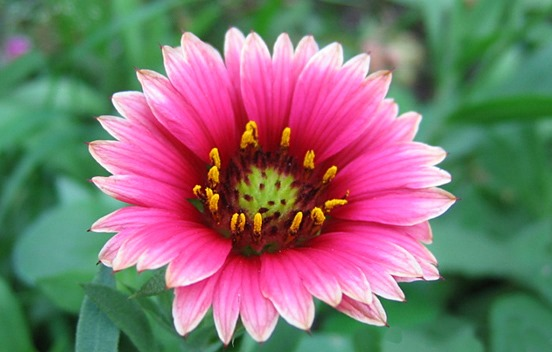
#> input picture input.jpg, 552 x 352 px
$ jupyter execute --allow-errors ic.ipynb
#> lines starting #> are read from the running program, lines starting #| are printed output that depends on the picture
[cell 1]
import cv2
import heapq
from collections import Counter
import matplotlib.pyplot as plt

# Read image in grayscale
image = cv2.imread("input.jpg", cv2.IMREAD_GRAYSCALE)
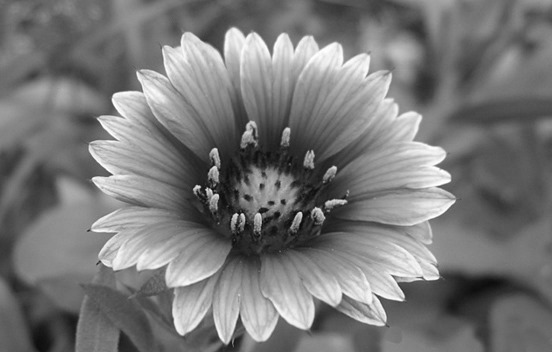
#> image: shape (352, 552); min 8, max 255, mean 119.3

# Check whether image was loaded
if image is None:
    print("Error: Image not found.")
else:
    # Flatten image into 1D array
    pixels = image.flatten()

    # Calculate frequency of each pixel intensity
    frequency = Counter(pixels)
#> frequency = 248 items

    # Node for Huffman tree
    class Node:
        def __init__(self, symbol=None, freq=0, left=None, right=None):
            self.symbol = symbol
            self.freq = freq
            self.left = left
            self.right = right

        def __lt__(self, other):
            return self.freq < other.freq

    # Create priority queue
    heap = []

    for symbol, freq in frequency.items():
        heapq.heappush(heap, Node(symbol, freq))
#> this loop made 248 passes
#> (symbol, freq) on passes 1 to 3: (107, 1966), (106, 1953), (104, 2005)

    # Build Huffman tree
    while len(heap) > 1:
        left = heapq.heappop(heap)
        right = heapq.heappop(heap)

        merged = Node(
            freq=left.freq + right.freq,
            left=left,
            right=right
        )

        heapq.heappush(heap, merged)
#> this loop made 247 passes

    root = heap[0]

    # Generate Huffman codes
    huffman_codes = {}

    def generate_codes(node, code=""):
        if node is None:
            return

        if node.symbol is not None:
            huffman_codes[node.symbol] = code if code else "0"
            return

        generate_codes(node.left, code + "0")
        generate_codes(node.right, code + "1")

    generate_codes(root)

    # Encode image
    encoded_data = "".join(
        huffman_codes[pixel] for pixel in pixels
    )

    # Calculate sizes
    original_bits = len(pixels) * 8
#> original_bits = 1554432
    compressed_bits = len(encoded_data)
#> compressed_bits = 1468439

    compression_ratio = original_bits / compressed_bits
#> compression_ratio = 1.06
    compression_percentage = (
        1 - compressed_bits / original_bits
    ) * 100
#> compression_percentage = 5.53

    print("Original Image Size   :", original_bits, "bits")
#| Original Image Size   : 1554432 bits
    print("Compressed Image Size :", compressed_bits, "bits")
#| Compressed Image Size : 1468439 bits
    print("Compression Ratio     :", round(compression_ratio, 2))
#| Compression Ratio     : 1.06
    print("Compression Percentage:", round(compression_percentage, 2), "%")
#| Compression Percentage: 5.53 %

    # Display image
    plt.figure(figsize=(6, 6))
    plt.imshow(image, cmap="gray")
    plt.title("Original Grayscale Image")
    plt.axis("off")
    plt.show()

    # Display some Huffman codes
    print("\nHuffman Codes:")
    for symbol, code in sorted(huffman_codes.items())[:20]:
        print(symbol, ":", code)

[cell 2]
import cv2
import heapq
import numpy as np
import matplotlib.pyplot as plt

from collections import Counter
from ipywidgets import FileUpload, Button, Output
from IPython.display import display, clear_output

[cell 3]
upload = FileUpload(
    accept='image/*',
    multiple=False
)

display(upload)

[cell 4]
# [94 lines left out: function huffman_compression, not called in this run]

#> (a cell that did not finish here is left out)

[cell 6]
plt.figure(figsize=(12, 5))

plt.subplot(1, 2, 1)
plt.imshow(image, cmap="gray")
plt.title("Original Grayscale Image")
plt.axis("off")

plt.subplot(1, 2, 2)
#> (the rest of this cell did not finish here and is left out)

[cell 7]
plt.figure(figsize=(10, 5))

plt.hist(
    image.ravel(),
    bins=256,
    range=(0, 256)
)

plt.title("Pixel Intensity Histogram")
plt.xlabel("Pixel Intensity")
plt.ylabel("Frequency")
plt.xlim(0, 256)

plt.show()
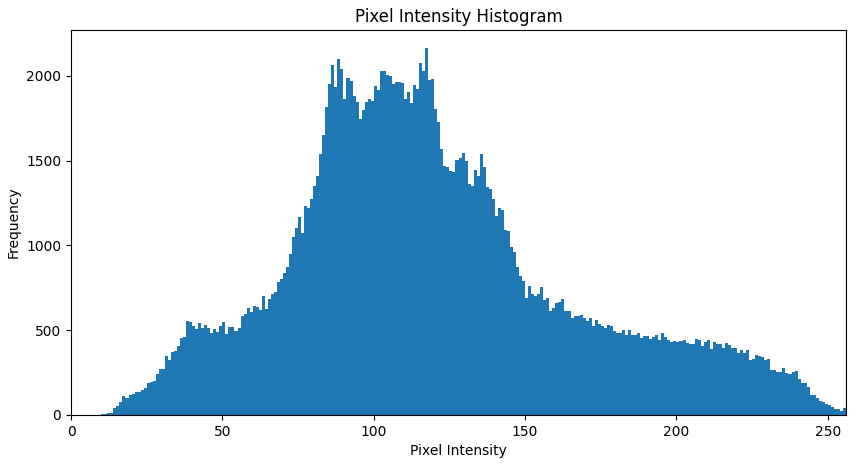
#> figure drawn by matplotlib, 1 panel; tallest bar 2162 high, from x = 117 to 118

[cell 8]
sorted_frequency = sorted(
    frequency.items(),
    key=lambda x: x[1],
    reverse=True
)
#> sorted_frequency = 248 pairs, first value 8 to 255, second value 1 to 2162

print("Most Frequent Pixel Intensities")
print("-" * 55)
print("Intensity\tFrequency\tHuffman Code")
print("-" * 55)

#> (the rest of this cell did not finish here and is left out)

#> (a cell that did not finish here is left out)

[cell 10]
labels = [
    "Original Size",
    "Compressed Size"
]

sizes = [
    original_bits,
    compressed_bits
]
#> sizes = [1554432, 1468439]

plt.figure(figsize=(8, 5))

plt.bar(labels, sizes)

plt.title("Huffman Compression Comparison")
plt.ylabel("Size (bits)")

for i, value in enumerate(sizes):
    plt.text(
        i,
        value,
        f"{value:,}",
        ha="center",
        va="bottom"
    )
#> this loop made 2 passes
#> value on passes 1 to 2: 1554432, 1468439

plt.show()
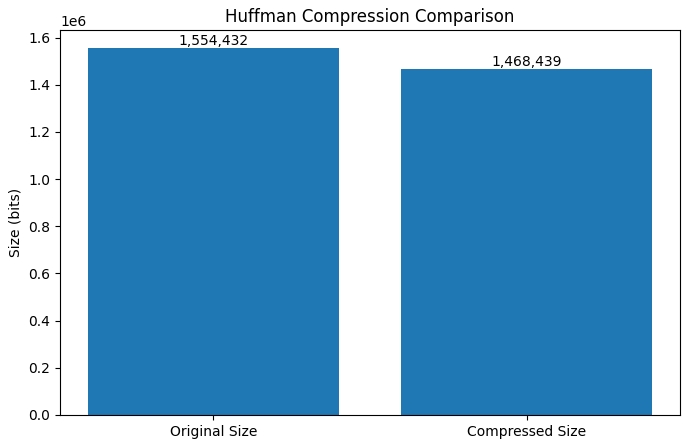
#> figure drawn by matplotlib, 1 panel

print("Compression Ratio :", round(compression_ratio, 3))
#| Compression Ratio : 1.059
#> (the rest of this cell did not finish here and is left out)

[cell 11]
print("=" * 60)
print("             HUFFMAN IMAGE COMPRESSION")
print("=" * 60)

print(f"Image Size          : {image.shape[1]} x {image.shape[0]}")
#| Image Size          : 552 x 352
print(f"Total Pixels        : {image.size:,}")
#| Total Pixels        : 194,304
print(f"Unique Intensities  : {len(frequency)}")
#| Unique Intensities  : 248

print("-" * 60)

print(f"Original Size       : {original_bits:,} bits")
#| Original Size       : 1,554,432 bits
print(f"Compressed Size     : {compressed_bits:,} bits")
#| Compressed Size     : 1,468,439 bits
print(f"Compression Ratio   : {compression_ratio:.3f}")
#| Compression Ratio   : 1.059
#> (the rest of this cell did not finish here and is left out)

[cell 12]
import os

# Add padding so the bitstream becomes a multiple of 8
#> (the rest of this cell did not finish here and is left out)

#> (a cell that did not finish here is left out)

[cell 14]
plt.figure(figsize=(12, 5))

plt.subplot(1, 2, 1)
plt.imshow(image, cmap="gray")
plt.title("Original Image")
plt.axis("off")

plt.subplot(1, 2, 2)
#> (the rest of this cell did not finish here and is left out)

#> (a cell that did not finish here is left out)

[cell 16]
import os
import matplotlib.pyplot as plt

original_file_size = image.size
#> original_file_size = 194304
#> (the rest of this cell did not finish here and is left out)
